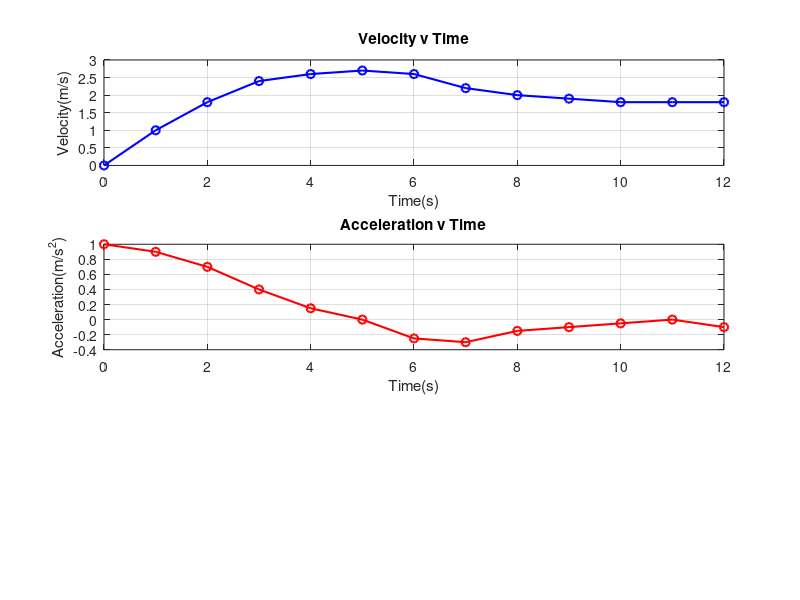

Reproduce this figure in MATLAB.
%Create a script that will:

%Create time and velocity arrays
time = 0:1:12;
vel = [0 1 1.8 2.4 2.6 2.7 2.6 2.2 2 1.9 1.8 1.8 1.8];
% Determine the acceleration function by using the central difference estimation of the derivative.
acc = zeros(size(vel));
% use for loop for the position function by integrating the function up to each value of time shown.
for i = 2:length(time)-1
    acc(i) = (vel(i+1) - vel(i-1)) / (time(i+1) - time(i-1));
end

% for endpoints, use forward/backward difference
acc(1) = (vel(2) - vel(1)) / (time(2) - time(1));
acc(end) = (vel(2) - vel(1)) / (time(2) - time(end-1));

%Compute positions by integration (trapz)
position = zeros(size(time));
for i =2:length(time)
    position(i) = position(i-1) + (vel(i) + vel(i-1)) / 2*(time(i) - time(i-1));
end

% Create three separate plots: acceleration, velocity, and position.
% -All graphs should
%show time values from 0 to 12 seconds
%include a grid, title and axes labels (include units on your axes labels

%Velocity Plot
subplot(3,1,1)
plot(time,vel,'b-o','LineWidth',1.5)
grid on
title('Velocity v Time')
xlabel('Time(s)')
ylabel('Velocity(m/s)')
xlim([0 12])

% Acceleration Plot
subplot(3,1,2)
plot(time,acc,'r-o','LineWidth',1.5)
grid on
title('Acceleration v Time')
xlabel('Time(s)')
ylabel('Acceleration(m/s^2)')
xlim([0 12])


